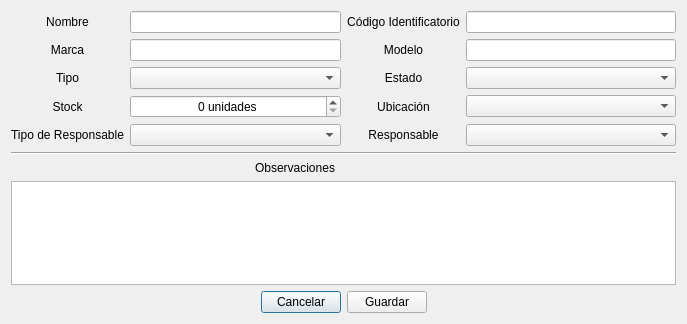
<?xml version="1.0" encoding="UTF-8"?>
<ui version="4.0">
 <class>NewItemDialog</class>
 <widget class="QDialog" name="NewItemDialog">
  <property name="geometry">
   <rect>
    <x>0</x>
    <y>0</y>
    <width>687</width>
    <height>324</height>
   </rect>
  </property>
  <property name="windowTitle">
   <string>Dialog</string>
  </property>
  <layout class="QVBoxLayout" name="verticalLayout">
   <item>
    <layout class="QGridLayout" name="gridLayout">
     <item row="5" column="3">
      <widget class="QComboBox" name="locationComboBox"/>
     </item>
     <item row="5" column="0">
      <widget class="QLabel" name="stockLabel">
       <property name="text">
        <string>Stock</string>
       </property>
       <property name="alignment">
        <set>Qt::AlignmentFlag::AlignCenter</set>
       </property>
      </widget>
     </item>
     <item row="1" column="1">
      <widget class="QLineEdit" name="brandLineEdit">
       <property name="alignment">
        <set>Qt::AlignmentFlag::AlignCenter</set>
       </property>
      </widget>
     </item>
     <item row="1" column="2">
      <widget class="QLabel" name="modelLabel">
       <property name="text">
        <string>Modelo</string>
       </property>
       <property name="alignment">
        <set>Qt::AlignmentFlag::AlignCenter</set>
       </property>
      </widget>
     </item>
     <item row="1" column="0">
      <widget class="QLabel" name="brandLabel">
       <property name="text">
        <string>Marca</string>
       </property>
       <property name="alignment">
        <set>Qt::AlignmentFlag::AlignCenter</set>
       </property>
      </widget>
     </item>
     <item row="11" column="0" colspan="4">
      <widget class="QPlainTextEdit" name="notesTextEdit"/>
     </item>
     <item row="2" column="1">
      <widget class="QComboBox" name="typeComboBox"/>
     </item>
     <item row="1" column="3">
      <widget class="QLineEdit" name="modelLineEdit">
       <property name="alignment">
        <set>Qt::AlignmentFlag::AlignCenter</set>
       </property>
      </widget>
     </item>
     <item row="0" column="0">
      <widget class="QLabel" name="nameLabel">
       <property name="text">
        <string>Nombre</string>
       </property>
       <property name="alignment">
        <set>Qt::AlignmentFlag::AlignCenter</set>
       </property>
      </widget>
     </item>
     <item row="8" column="2">
      <widget class="QLabel" name="ownerLabel">
       <property name="text">
        <string>Responsable</string>
       </property>
       <property name="alignment">
        <set>Qt::AlignmentFlag::AlignCenter</set>
       </property>
      </widget>
     </item>
     <item row="2" column="3">
      <widget class="QComboBox" name="stateComboBox"/>
     </item>
     <item row="10" column="1" colspan="2">
      <widget class="QLabel" name="notesLabel">
       <property name="text">
        <string>Observaciones</string>
       </property>
       <property name="alignment">
        <set>Qt::AlignmentFlag::AlignCenter</set>
       </property>
      </widget>
     </item>
     <item row="8" column="0">
      <widget class="QLabel" name="ownerTypeLabel">
       <property name="text">
        <string>Tipo de Responsable</string>
       </property>
       <property name="alignment">
        <set>Qt::AlignmentFlag::AlignCenter</set>
       </property>
      </widget>
     </item>
     <item row="8" column="3">
      <widget class="QComboBox" name="ownerComboBox"/>
     </item>
     <item row="8" column="1">
      <widget class="QComboBox" name="ownerTypeComboBox"/>
     </item>
     <item row="0" column="1">
      <widget class="QLineEdit" name="nameLineEdit">
       <property name="alignment">
        <set>Qt::AlignmentFlag::AlignCenter</set>
       </property>
      </widget>
     </item>
     <item row="5" column="2">
      <widget class="QLabel" name="locationLabel">
       <property name="text">
        <string>Ubicación</string>
       </property>
       <property name="alignment">
        <set>Qt::AlignmentFlag::AlignCenter</set>
       </property>
      </widget>
     </item>
     <item row="2" column="2">
      <widget class="QLabel" name="stateLabel">
       <property name="text">
        <string>Estado</string>
       </property>
       <property name="alignment">
        <set>Qt::AlignmentFlag::AlignCenter</set>
       </property>
      </widget>
     </item>
     <item row="2" column="0">
      <widget class="QLabel" name="typeLabel">
       <property name="text">
        <string>Tipo</string>
       </property>
       <property name="alignment">
        <set>Qt::AlignmentFlag::AlignCenter</set>
       </property>
      </widget>
     </item>
     <item row="0" column="3">
      <widget class="QLineEdit" name="barcodeLineEdit">
       <property name="alignment">
        <set>Qt::AlignmentFlag::AlignCenter</set>
       </property>
      </widget>
     </item>
     <item row="5" column="1">
      <widget class="QSpinBox" name="stockSpinBox">
       <property name="alignment">
        <set>Qt::AlignmentFlag::AlignCenter</set>
       </property>
       <property name="suffix">
        <string> unidades</string>
       </property>
       <property name="prefix">
        <string/>
       </property>
       <property name="maximum">
        <number>999</number>
       </property>
      </widget>
     </item>
     <item row="0" column="2">
      <widget class="QLabel" name="barcodeLabel">
       <property name="text">
        <string>Código Identificatorio</string>
       </property>
       <property name="alignment">
        <set>Qt::AlignmentFlag::AlignCenter</set>
       </property>
      </widget>
     </item>
     <item row="9" column="0" colspan="4">
      <widget class="Line" name="line">
       <property name="orientation">
        <enum>Qt::Orientation::Horizontal</enum>
       </property>
      </widget>
     </item>
    </layout>
   </item>
   <item>
    <spacer name="verticalSpacer">
     <property name="orientation">
      <enum>Qt::Orientation::Vertical</enum>
     </property>
     <property name="sizeHint" stdset="0">
      <size>
       <width>20</width>
       <height>40</height>
      </size>
     </property>
    </spacer>
   </item>
   <item>
    <layout class="QHBoxLayout" name="horizontalLayout">
     <property name="topMargin">
      <number>0</number>
     </property>
     <item>
      <spacer name="horizontalSpacer">
       <property name="orientation">
        <enum>Qt::Orientation::Horizontal</enum>
       </property>
       <property name="sizeHint" stdset="0">
        <size>
         <width>40</width>
         <height>20</height>
        </size>
       </property>
      </spacer>
     </item>
     <item>
      <widget class="QPushButton" name="cancelButton">
       <property name="text">
        <string>Cancelar</string>
       </property>
      </widget>
     </item>
     <item>
      <widget class="QPushButton" name="saveButton">
       <property name="text">
        <string>Guardar</string>
       </property>
      </widget>
     </item>
     <item>
      <spacer name="horizontalSpacer_2">
       <property name="orientation">
        <enum>Qt::Orientation::Horizontal</enum>
       </property>
       <property name="sizeHint" stdset="0">
        <size>
         <width>40</width>
         <height>20</height>
        </size>
       </property>
      </spacer>
     </item>
    </layout>
   </item>
  </layout>
 </widget>
 <tabstops>
  <tabstop>nameLineEdit</tabstop>
  <tabstop>barcodeLineEdit</tabstop>
  <tabstop>brandLineEdit</tabstop>
  <tabstop>modelLineEdit</tabstop>
  <tabstop>typeComboBox</tabstop>
  <tabstop>stateComboBox</tabstop>
  <tabstop>stockSpinBox</tabstop>
  <tabstop>locationComboBox</tabstop>
  <tabstop>ownerTypeComboBox</tabstop>
  <tabstop>ownerComboBox</tabstop>
  <tabstop>notesTextEdit</tabstop>
  <tabstop>cancelButton</tabstop>
  <tabstop>saveButton</tabstop>
 </tabstops>
 <resources/>
 <connections/>
</ui>
